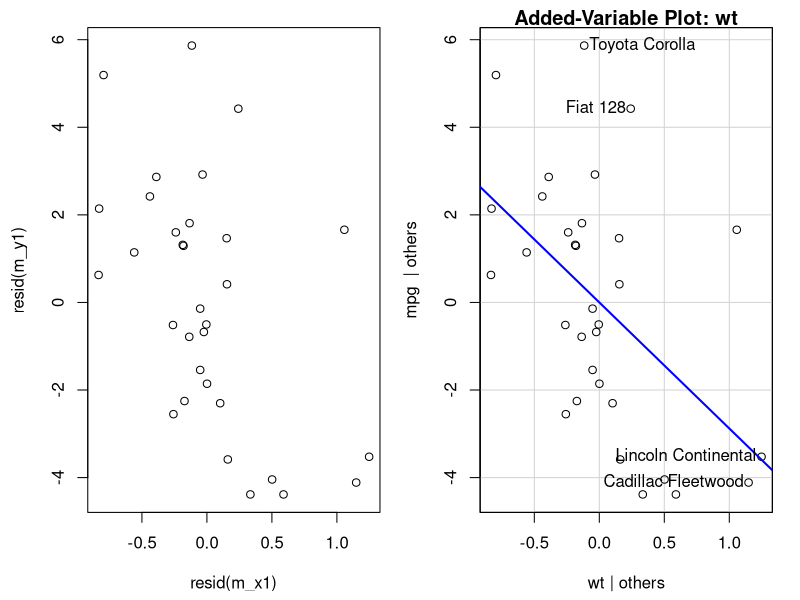

The R source for this figure:
## ---- chunk 1
#| av-plots, fig.width = 8, fig.height = 4, dpi = 300, out.width = "80%"
par(mar = c(4, 4, 1, 1))

m <- lm(mpg ~ wt + hp + am, mtcars)
m_y1 <- lm(mpg ~ hp + am, mtcars)
m_x1 <- lm(wt ~ hp + am, mtcars)
m_partial <- lm(resid(m_y1) ~ resid(m_x1))

library(patchwork)
p1 <- wrap_elements(
  full = ~ plot(resid(m_x1), resid(m_y1))
) 
p2 <- wrap_elements(
  full = ~ car::avPlot(m, "wt")
)

p1 + p2
all.equal(residuals(m_partial), residuals(m))

coef(m)["wt"]
coef(m_partial)[2]
